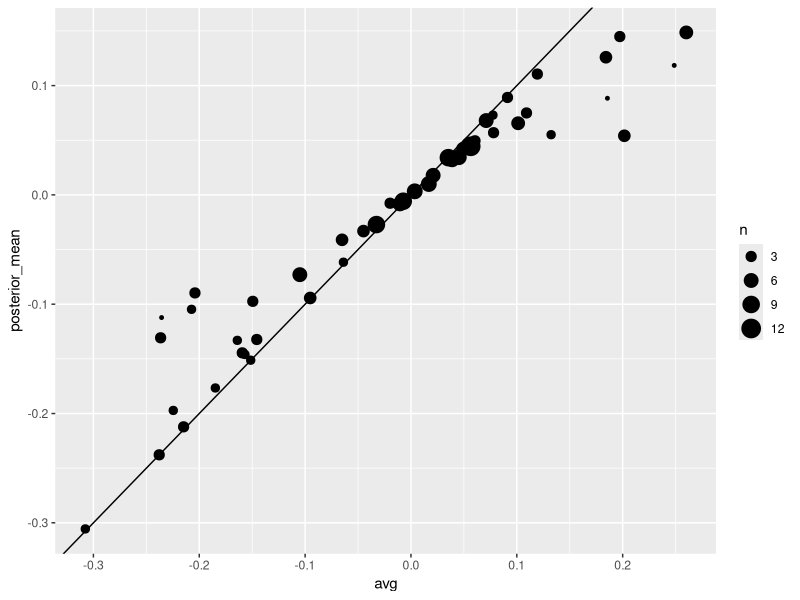

The R source for this figure:
library(dslabs)
library(tidyverse)
library(dplyr)

## Preparatory code from the previous chapter

polls <- polls_us_election_2016 %>% 
  filter(state == "U.S." & enddate >= "2016-10-31" &
           (grade %in% c("A+","A","A-","B+") | is.na(grade))) %>% 
  mutate(spread = rawpoll_clinton/100 - rawpoll_trump/100)

one_poll_per_pollster <- polls %>% group_by(pollster) %>% 
  filter(enddate == max(enddate)) %>%
  ungroup()

results <- one_poll_per_pollster %>% 
  summarize(avg = mean(spread), se = sd(spread)/sqrt(length(spread))) %>% 
  mutate(start = avg - 1.96*se, end = avg + 1.96*se) 

# Posterior distribution
mu <- 0
tau <- 0.035
sigma <- results$se
Y <- results$avg
B <- sigma^2 / (sigma^2 + tau^2)

posterior_mean <- B*mu + (1-B)*Y
posterior_se <- sqrt( 1/ (1/sigma^2 + 1/tau^2))

#Probability statement
posterior_mean + c(-1.96, 1.96)*posterior_se

#Posterior probability
1 - pnorm(0, posterior_mean, posterior_se) #this seems to be a little bit overconfident

# Simulating data points
set.seed(3)
J<- 6
N <- 2000
d <- .021
p <- (d + 1)/2
X <- d + rnorm(J,0,2*sqrt(p*(1-p)/N))

# i pollsters and j polls from pollsters
I <- 5
J <- 6
N <- 2000
X <- sapply(1:I, function(i){
  d + rnorm(J,0,2*sqrt(p*(1-p)/N))
})

# pollster effect model
I <- 5
J <- 6
N <- 2000
d <- .021
p <- (d + 1)/2
h <- rnorm(I, 0, 0.025)
X <- sapply(1:I, function(i){
  d + h[i] + rnorm(J,0,2*sqrt(p*(1-p)/N))
})

# general bias variability
mu <- 0
tau <- 0.035
sigma <- sqrt(results$se^2 + .025^2)
Y <- results$avg
B <- sigma^2 / (sigma^2 + tau^2)

posterior_mean <- B*mu + (1-B)*Y
posterior_se <- sqrt( 1/ (1/sigma^2 + 1/tau^2))

1 - pnorm(0, posterior_mean, posterior_se)

## Electoral college ##

# aggregating results from a poll taken during the last week before the election
results <- polls_us_election_2016 %>%
  filter(state!="U.S." & 
           !grepl("CD", state) & 
           enddate >="2016-10-31" & 
           (grade %in% c("A+","A","A-","B+") | is.na(grade))) %>%
  mutate(spread = rawpoll_clinton/100 - rawpoll_trump/100) %>%
  group_by(state) %>%
  summarize(avg = mean(spread), sd = sd(spread), n = n()) %>%
  mutate(state = as.character(state))

results %>% arrange(abs(avg))

results <- left_join(results, results_us_election_2016, by = "state")
results_us_election_2016 %>% filter(!state %in% results$state)

# assigns a standard deviation, the median of the rest, to states with just one poll
results <- results %>%
  mutate(sd = ifelse(is.na(sd), median(results$sd, na.rm=TRUE), sd))

# posterior mean, posterior st. error
mu <- 0
tau <- 0.02
results %>% mutate(sigma = sd/sqrt(n), 
                   B = sigma^2 / (sd^2 + tau^2),
                   posterior_mean = B*mu + (1-B)*avg,
                   posterior_se = sqrt( 1/ (1/sigma^2 + 1/tau^2))) %>%
  arrange(abs(posterior_mean))

results %>% mutate(sigma = sd/sqrt(n), 
                   B = sigma^2 / (sigma^2 + tau^2),
                   posterior_mean = B*mu + (1-B)*avg,
                   posterior_se = sqrt( 1/ (1/sigma^2 + 1/tau^2))) %>%
  ggplot(aes(avg, posterior_mean, size = n)) + geom_point() + 
  geom_abline(slope = 1, intercept = 0)

# we keep the total number of electoral votes for Clinton

mu <- 0
tau <- 0.02
clinton_EV <- replicate(1000, {
  results %>% mutate(sigma = sd/sqrt(n), 
                     B = sigma^2 / (sigma^2 + tau^2),
                     posterior_mean = B*mu + (1-B)*avg,
                     posterior_se = sqrt( 1/ (1/sigma^2 + 1/tau^2)),
                     simulated_result = rnorm(length(posterior_mean), posterior_mean, posterior_se),
                     clinton = ifelse(simulated_result>0, electoral_votes, 0)) %>% 
    summarize(clinton = sum(clinton)) %>% 
    .$clinton + 7## 7 for Rhode Island and D.C.
})
mean(clinton_EV>269)

# model with general bias

tau <- 0.02
bias_sd <- 0.03
clinton_EV_2 <- replicate(1000, {
  results %>% mutate(sigma = sqrt(sd^2/n  + bias_sd^2),  
                     B = sigma^2 / (sigma^2 + tau^2),
                     posterior_mean = B*mu + (1-B)*avg,
                     posterior_se = sqrt( 1/ (1/sigma^2 + 1/tau^2)),
                     simulated_result = rnorm(length(posterior_mean), posterior_mean, posterior_se),
                     clinton = ifelse(simulated_result>0, electoral_votes, 0)) %>% 
    summarize(clinton = sum(clinton) + 7) %>% .$clinton ## 7 for Rhode Island and D.C.
})
mean(clinton_EV_2>269)
